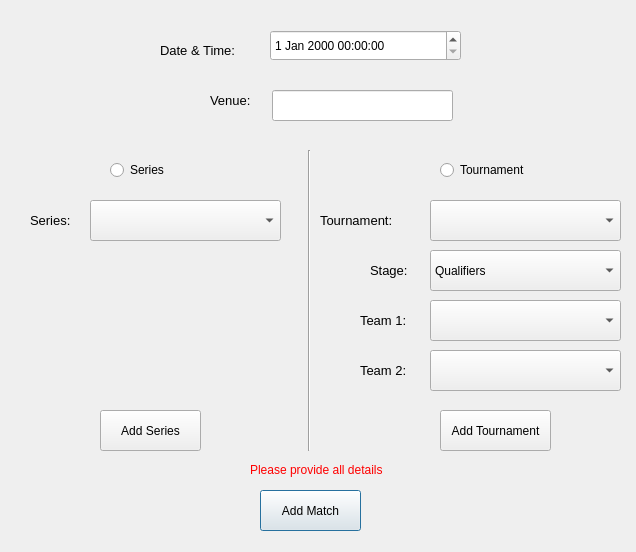
<?xml version="1.0" encoding="UTF-8"?>
<ui version="4.0">
 <class>Dialog</class>
 <widget class="QDialog" name="Dialog">
  <property name="geometry">
   <rect>
    <x>0</x>
    <y>0</y>
    <width>636</width>
    <height>552</height>
   </rect>
  </property>
  <property name="windowTitle">
   <string>Dialog</string>
  </property>
  <widget class="QLabel" name="Venue_Label">
   <property name="geometry">
    <rect>
     <x>210</x>
     <y>90</y>
     <width>71</width>
     <height>21</height>
    </rect>
   </property>
   <property name="font">
    <font>
     <pointsize>10</pointsize>
    </font>
   </property>
   <property name="text">
    <string>Venue:</string>
   </property>
  </widget>
  <widget class="QLabel" name="Date_Label">
   <property name="geometry">
    <rect>
     <x>160</x>
     <y>40</y>
     <width>111</width>
     <height>21</height>
    </rect>
   </property>
   <property name="font">
    <font>
     <pointsize>10</pointsize>
    </font>
   </property>
   <property name="text">
    <string>Date &amp; Time:</string>
   </property>
  </widget>
  <widget class="QLineEdit" name="Venue_Entry">
   <property name="geometry">
    <rect>
     <x>272</x>
     <y>90</y>
     <width>181</width>
     <height>31</height>
    </rect>
   </property>
   <property name="text">
    <string/>
   </property>
  </widget>
  <widget class="QRadioButton" name="Series_RadioButton">
   <property name="geometry">
    <rect>
     <x>110</x>
     <y>160</y>
     <width>95</width>
     <height>20</height>
    </rect>
   </property>
   <property name="text">
    <string>Series</string>
   </property>
  </widget>
  <widget class="QRadioButton" name="Tournament_RadioButton">
   <property name="geometry">
    <rect>
     <x>440</x>
     <y>160</y>
     <width>95</width>
     <height>20</height>
    </rect>
   </property>
   <property name="text">
    <string>Tournament</string>
   </property>
  </widget>
  <widget class="QComboBox" name="Stage_ComboBox">
   <property name="geometry">
    <rect>
     <x>430</x>
     <y>250</y>
     <width>191</width>
     <height>41</height>
    </rect>
   </property>
   <item>
    <property name="text">
     <string>Qualifiers</string>
    </property>
   </item>
   <item>
    <property name="text">
     <string>Quarter-Finals</string>
    </property>
   </item>
   <item>
    <property name="text">
     <string>Semi-Finals</string>
    </property>
   </item>
   <item>
    <property name="text">
     <string>Finals</string>
    </property>
   </item>
  </widget>
  <widget class="QLabel" name="Stage_Label">
   <property name="geometry">
    <rect>
     <x>370</x>
     <y>260</y>
     <width>71</width>
     <height>21</height>
    </rect>
   </property>
   <property name="font">
    <font>
     <pointsize>10</pointsize>
    </font>
   </property>
   <property name="text">
    <string>Stage:</string>
   </property>
  </widget>
  <widget class="QComboBox" name="Tournament_ComboBox">
   <property name="geometry">
    <rect>
     <x>430</x>
     <y>200</y>
     <width>191</width>
     <height>41</height>
    </rect>
   </property>
  </widget>
  <widget class="QLabel" name="Tournament_Label">
   <property name="geometry">
    <rect>
     <x>320</x>
     <y>210</y>
     <width>101</width>
     <height>21</height>
    </rect>
   </property>
   <property name="font">
    <font>
     <pointsize>10</pointsize>
    </font>
   </property>
   <property name="text">
    <string>Tournament:</string>
   </property>
  </widget>
  <widget class="QLabel" name="Team_1_Label">
   <property name="geometry">
    <rect>
     <x>360</x>
     <y>310</y>
     <width>71</width>
     <height>21</height>
    </rect>
   </property>
   <property name="font">
    <font>
     <pointsize>10</pointsize>
    </font>
   </property>
   <property name="text">
    <string>Team 1:</string>
   </property>
  </widget>
  <widget class="QComboBox" name="Team_1_ComboBox">
   <property name="geometry">
    <rect>
     <x>430</x>
     <y>300</y>
     <width>191</width>
     <height>41</height>
    </rect>
   </property>
  </widget>
  <widget class="Line" name="line">
   <property name="geometry">
    <rect>
     <x>299</x>
     <y>150</y>
     <width>21</width>
     <height>301</height>
    </rect>
   </property>
   <property name="styleSheet">
    <string notr="true"/>
   </property>
   <property name="orientation">
    <enum>Qt::Vertical</enum>
   </property>
  </widget>
  <widget class="QPushButton" name="Add_Match_Button">
   <property name="geometry">
    <rect>
     <x>260</x>
     <y>490</y>
     <width>101</width>
     <height>41</height>
    </rect>
   </property>
   <property name="text">
    <string>Add Match</string>
   </property>
  </widget>
  <widget class="QLabel" name="Series_Label">
   <property name="geometry">
    <rect>
     <x>30</x>
     <y>210</y>
     <width>101</width>
     <height>21</height>
    </rect>
   </property>
   <property name="font">
    <font>
     <pointsize>10</pointsize>
    </font>
   </property>
   <property name="text">
    <string>Series: </string>
   </property>
  </widget>
  <widget class="QComboBox" name="Series_ComboBox">
   <property name="geometry">
    <rect>
     <x>90</x>
     <y>200</y>
     <width>191</width>
     <height>41</height>
    </rect>
   </property>
  </widget>
  <widget class="QPushButton" name="Add_Series_Button">
   <property name="geometry">
    <rect>
     <x>100</x>
     <y>410</y>
     <width>101</width>
     <height>41</height>
    </rect>
   </property>
   <property name="text">
    <string>Add Series</string>
   </property>
  </widget>
  <widget class="QPushButton" name="Add_Tournament_Button">
   <property name="geometry">
    <rect>
     <x>440</x>
     <y>410</y>
     <width>111</width>
     <height>41</height>
    </rect>
   </property>
   <property name="text">
    <string>Add Tournament</string>
   </property>
  </widget>
  <widget class="QLabel" name="Team_2_Labe">
   <property name="geometry">
    <rect>
     <x>360</x>
     <y>360</y>
     <width>71</width>
     <height>21</height>
    </rect>
   </property>
   <property name="font">
    <font>
     <pointsize>10</pointsize>
    </font>
   </property>
   <property name="text">
    <string>Team 2:</string>
   </property>
  </widget>
  <widget class="QComboBox" name="Team_2_ComboBox">
   <property name="geometry">
    <rect>
     <x>430</x>
     <y>350</y>
     <width>191</width>
     <height>41</height>
    </rect>
   </property>
  </widget>
  <widget class="QDateTimeEdit" name="Date_Time_Entry">
   <property name="geometry">
    <rect>
     <x>270</x>
     <y>30</y>
     <width>191</width>
     <height>31</height>
    </rect>
   </property>
  </widget>
  <widget class="QLabel" name="Error_Label">
   <property name="geometry">
    <rect>
     <x>250</x>
     <y>460</y>
     <width>141</width>
     <height>20</height>
    </rect>
   </property>
   <property name="styleSheet">
    <string notr="true">color: #f00;</string>
   </property>
   <property name="text">
    <string>Please provide all details</string>
   </property>
  </widget>
 </widget>
 <resources/>
 <connections/>
</ui>
